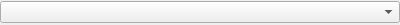
<?xml version="1.0" encoding="UTF-8"?>
<ui version="4.0">
 <class>espreso::OptionWidget</class>
 <widget class="QWidget" name="espreso::OptionWidget">
  <property name="geometry">
   <rect>
    <x>0</x>
    <y>0</y>
    <width>400</width>
    <height>25</height>
   </rect>
  </property>
  <property name="windowTitle">
   <string>Form</string>
  </property>
  <layout class="QHBoxLayout" name="horizontalLayout">
   <property name="spacing">
    <number>0</number>
   </property>
   <property name="leftMargin">
    <number>0</number>
   </property>
   <property name="topMargin">
    <number>0</number>
   </property>
   <property name="rightMargin">
    <number>0</number>
   </property>
   <property name="bottomMargin">
    <number>0</number>
   </property>
   <item>
    <widget class="QComboBox" name="cmb"/>
   </item>
  </layout>
 </widget>
 <resources/>
 <connections/>
</ui>
